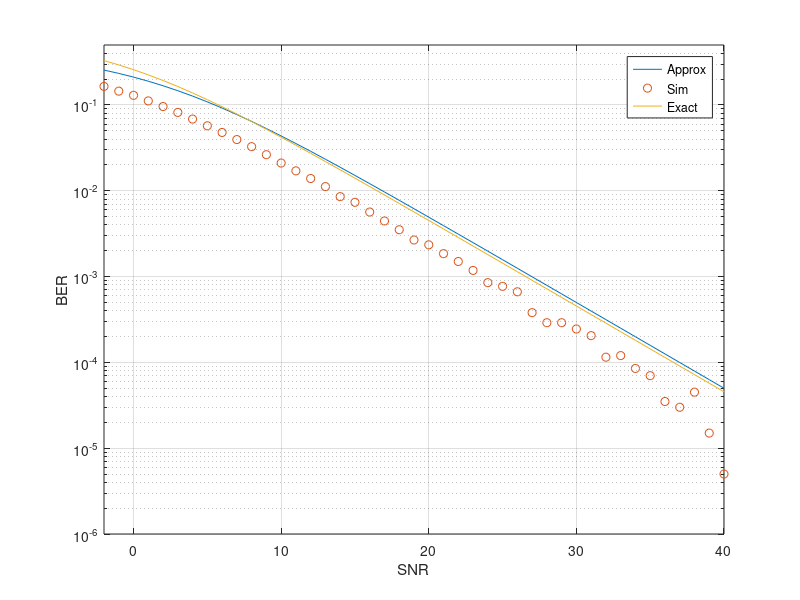

Write the MATLAB code that produced this figure.
clear;close all; clc; N=1e5; E=-2:40; e=zeros(1,43); L=10.^(E/10); % Setup params
s=(2*randi([0,1],1,N)-1) + 1j*(2*randi([0,1],1,N)-1); % Gen QPSK
for i=1:43
    h=(randn(1,N)+1j*randn(1,N))/sqrt(2); n=(randn(1,N)+1j*randn(1,N))/sqrt(2); % Chan
    y=(h.*s + n/sqrt(L(i)))./h; % Transmit & Equalize
    e(i)=sum(s ~= sign(real(y))+1j*sign(imag(y))); % Fast QPSK ML Decode
end
pA=0.5*(1-sqrt(L./(L+2))); % Approx Theory
for i=1:43, q(i)=(1/L(i))*integral(@(x) erfc(sqrt(x)).*(1-0.25*erfc(sqrt(x))).*exp(-x/L(i)),0,inf); end % Exact
semilogy(E, pA, E, e/(2*N), 'o', E, q); axis([-2 40 1e-6 0.5]); grid on; % Plot
xlabel('SNR'); ylabel('BER'); legend('Approx','Sim','Exact'); % Labels
